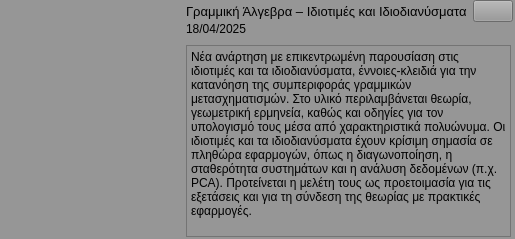
                         <widget class="QWidget" name="widget_19" native="true">
                          <property name="minimumSize">
                           <size>
                            <width>0</width>
                            <height>0</height>
                           </size>
                          </property>
                          <property name="maximumSize">
                           <size>
                            <width>16777215</width>
                            <height>16777215</height>
                           </size>
                          </property>
                          <property name="styleSheet">
                           <string notr="true">background-color: rgb(150, 150, 150);</string>
                          </property>
                          <layout class="QHBoxLayout" name="horizontalLayout_6">
                           <property name="spacing">
                            <number>7</number>
                           </property>
                           <property name="leftMargin">
                            <number>0</number>
                           </property>
                           <property name="topMargin">
                            <number>0</number>
                           </property>
                           <property name="rightMargin">
                            <number>0</number>
                           </property>
                           <property name="bottomMargin">
                            <number>0</number>
                           </property>
                           <item alignment="Qt::AlignLeft">
                            <widget class="QWidget" name="widget_7" native="true">
                             <layout class="QVBoxLayout" name="verticalLayout_11">
                              <property name="leftMargin">
                               <number>0</number>
                              </property>
                              <property name="topMargin">
                               <number>0</number>
                              </property>
                              <property name="rightMargin">
                               <number>0</number>
                              </property>
                              <property name="bottomMargin">
                               <number>0</number>
                              </property>
                              <item>
                               <widget class="QLabel" name="label_3">
                                <property name="minimumSize">
                                 <size>
                                  <width>170</width>
                                  <height>100</height>
                                 </size>
                                </property>
                                <property name="whatsThis">
                                 <string>&lt;html&gt;&lt;head/&gt;&lt;body&gt;&lt;p&gt;&lt;img src=&quot;:/material_design/icons/material_design/unsplash_IyaNci0CyRk.png&quot;/&gt;&lt;/p&gt;&lt;/body&gt;&lt;/html&gt;</string>
                                </property>
                                <property name="styleSheet">
                                 <string notr="true"/>
                                </property>
                                <property name="text">
                                 <string/>
                                </property>
                                <property name="alignment">
                                 <set>Qt::AlignCenter</set>
                                </property>
                               </widget>
                              </item>
                             </layout>
                            </widget>
                           </item>
                           <item>
                            <widget class="QWidget" name="widget_8" native="true">
                             <property name="minimumSize">
                              <size>
                               <width>0</width>
                               <height>0</height>
                              </size>
                             </property>
                             <layout class="QVBoxLayout" name="verticalLayout_12">
                              <property name="spacing">
                               <number>0</number>
                              </property>
                              <property name="topMargin">
                               <number>0</number>
                              </property>
                              <property name="rightMargin">
                               <number>2</number>
                              </property>
                              <property name="bottomMargin">
                               <number>0</number>
                              </property>
                              <item alignment="Qt::AlignTop">
                               <widget class="QWidget" name="widget_10" native="true">
                                <layout class="QGridLayout" name="gridLayout">
                                 <property name="leftMargin">
                                  <number>0</number>
                                 </property>
                                 <property name="topMargin">
                                  <number>0</number>
                                 </property>
                                 <property name="rightMargin">
                                  <number>0</number>
                                 </property>
                                 <property name="verticalSpacing">
                                  <number>0</number>
                                 </property>
                                 <item row="1" column="0">
                                  <widget class="QLabel" name="label_6">
                                   <property name="text">
                                    <string>18/04/2025</string>
                                   </property>
                                  </widget>
                                 </item>
                                 <item row="0" column="2">
                                  <widget class="QPushButton" name="pushButton_7">
                                   <property name="sizePolicy">
                                    <sizepolicy hsizetype="Fixed" vsizetype="Fixed">
                                     <horstretch>0</horstretch>
                                     <verstretch>0</verstretch>
                                    </sizepolicy>
                                   </property>
                                   <property name="text">
                                    <string/>
                                   </property>
                                   <property name="icon">
                                    <iconset resource="../Qss/icons/_icons.qrc">
                                     <normaloff>:/feather/icons/feather/arrow-right.png</normaloff>:/feather/icons/feather/arrow-right.png</iconset>
                                   </property>
                                   <property name="autoDefault">
                                    <bool>false</bool>
                                   </property>
                                  </widget>
                                 </item>
                                 <item row="0" column="0" colspan="2">
                                  <widget class="QLabel" name="label_4">
                                   <property name="font">
                                    <font>
                                     <pointsize>10</pointsize>
                                     <italic>false</italic>
                                     <bold>false</bold>
                                     <underline>false</underline>
                                     <strikeout>false</strikeout>
                                     <kerning>true</kerning>
                                    </font>
                                   </property>
                                   <property name="text">
                                    <string>Γραμμική Άλγεβρα – Ιδιοτιμές και Ιδιοδιανύσματα</string>
                                   </property>
                                   <property name="textFormat">
                                    <enum>Qt::AutoText</enum>
                                   </property>
                                   <property name="scaledContents">
                                    <bool>false</bool>
                                   </property>
                                   <property name="wordWrap">
                                    <bool>false</bool>
                                   </property>
                                  </widget>
                                 </item>
                                </layout>
                               </widget>
                              </item>
                              <item>
                               <widget class="QWidget" name="widget_9" native="true">
                                <layout class="QVBoxLayout" name="verticalLayout_15">
                                 <property name="spacing">
                                  <number>0</number>
                                 </property>
                                 <property name="leftMargin">
                                  <number>0</number>
                                 </property>
                                 <property name="topMargin">
                                  <number>0</number>
                                 </property>
                                 <property name="rightMargin">
                                  <number>2</number>
                                 </property>
                                 <property name="bottomMargin">
                                  <number>2</number>
                                 </property>
                                 <item>
                                  <widget class="QTextBrowser" name="textBrowser">
                                   <property name="html">
                                    <string>&lt;!DOCTYPE HTML PUBLIC &quot;-//W3C//DTD HTML 4.0//EN&quot; &quot;http://www.w3.org/TR/REC-html40/strict.dtd&quot;&gt;
&lt;html&gt;&lt;head&gt;&lt;meta name=&quot;qrichtext&quot; content=&quot;1&quot; /&gt;&lt;meta charset=&quot;utf-8&quot; /&gt;&lt;style type=&quot;text/css&quot;&gt;
p, li { white-space: pre-wrap; }
hr { height: 1px; border-width: 0; }
li.unchecked::marker { content: &quot;\2610&quot;; }
li.checked::marker { content: &quot;\2612&quot;; }
&lt;/style&gt;&lt;/head&gt;&lt;body style=&quot; font-family:'Sans Serif'; font-size:9pt; font-weight:400; font-style:normal;&quot;&gt;
&lt;p style=&quot; margin-top:0px; margin-bottom:0px; margin-left:0px; margin-right:0px; -qt-block-indent:0; text-indent:0px;&quot;&gt;&lt;span style=&quot; font-family:'MS Shell Dlg 2';&quot;&gt;Νέα ανάρτηση με επικεντρωμένη παρουσίαση στις ιδιοτιμές και τα ιδιοδιανύσματα, έννοιες-κλειδιά για την κατανόηση της συμπεριφοράς γραμμικών μετασχηματισμών. Στο υλικό περιλαμβάνεται θεωρία, γεωμετρική ερμηνεία, καθώς και οδηγίες για τον υπολογισμό τους μέσα από χαρακτηριστικά πολυώνυμα. Οι ιδιοτιμές και τα ιδιοδιανύσματα έχουν κρίσιμη σημασία σε πληθώρα εφαρμογών, όπως η διαγωνοποίηση, η σταθερότητα συστημάτων και η ανάλυση δεδομένων (π.χ. PCA). Προτείνεται η μελέτη τους ως προετοιμασία για τις εξετάσεις και για τη σύνδεση της θεωρίας με πρακτικές εφαρμογές.&lt;/span&gt;&lt;/p&gt;
&lt;p style=&quot;-qt-paragraph-type:empty; margin-top:0px; margin-bottom:0px; margin-left:0px; margin-right:0px; -qt-block-indent:0; text-indent:0px; font-family:'MS Shell Dlg 2';&quot;&gt;&lt;br /&gt;&lt;/p&gt;&lt;/body&gt;&lt;/html&gt;</string>
                                   </property>
                                  </widget>
                                 </item>
                                </layout>
                               </widget>
                              </item>
                             </layout>
                            </widget>
                           </item>
                          </layout>
                         </widget>
